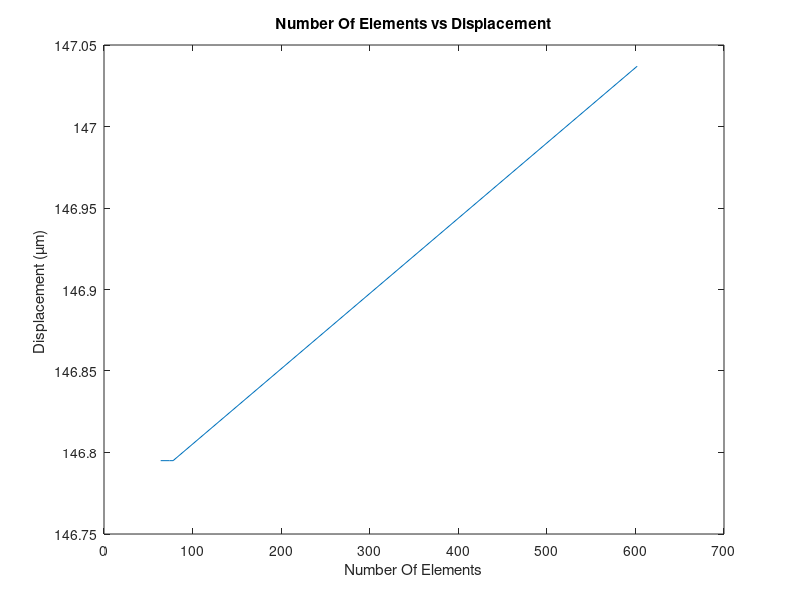

Source code (MATLAB):
x = [64 74 78 78 602]
y = [146.795 146.795 146.795 146.795 147.037]
plot (x,y)
title ('Number Of Elements vs Displacement')
xlabel ('Number Of Elements')
ylabel ('Displacement (µm) ')

